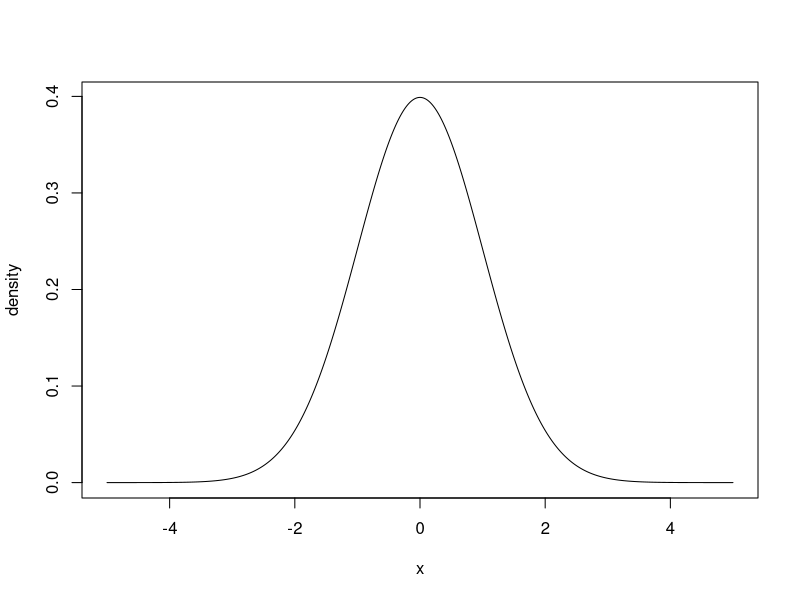
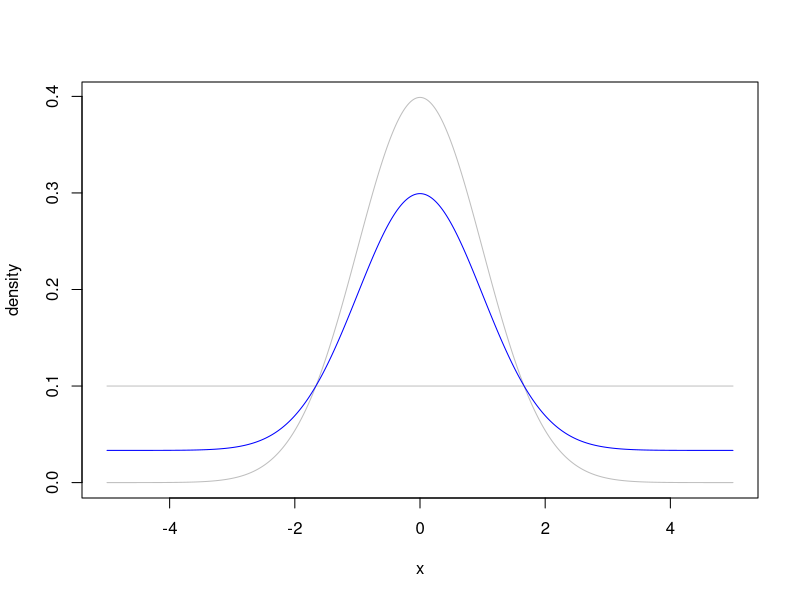
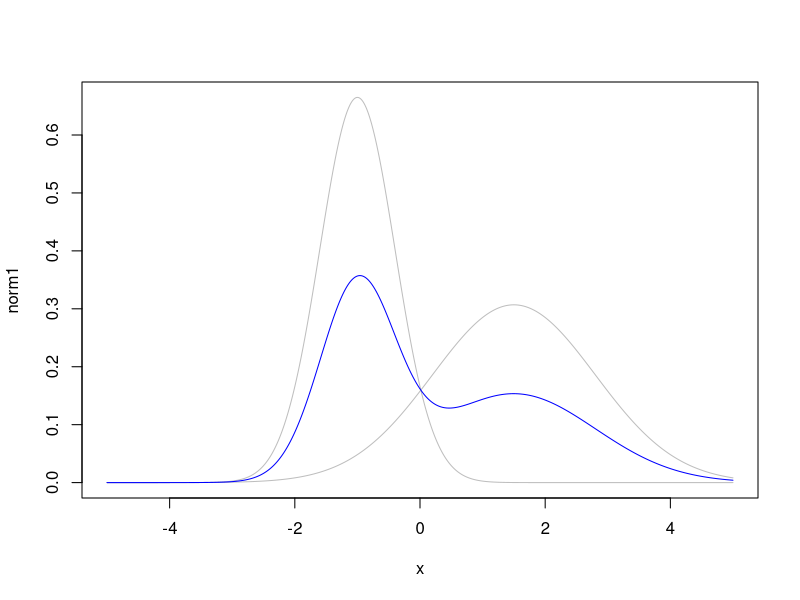
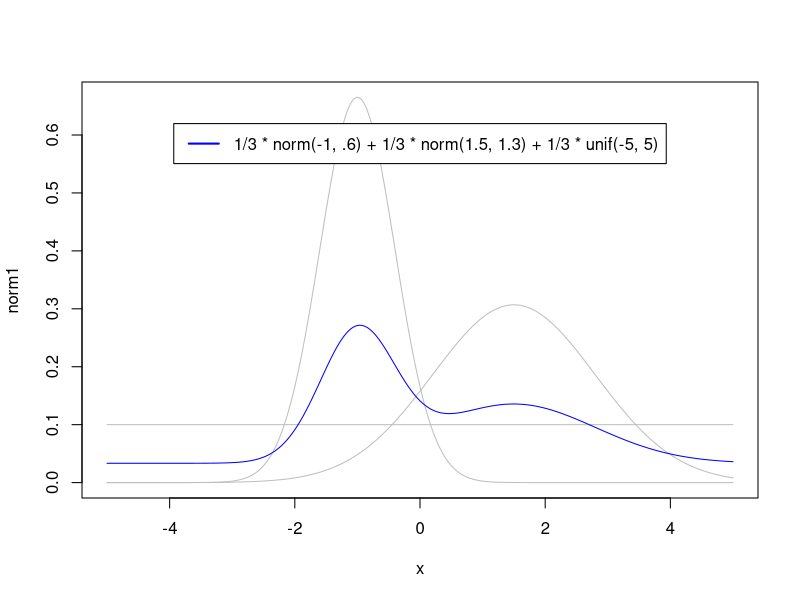

The R script that drew these images, in order:
min <- -5
max <- 5

# basic gaussian distribution
x <- seq(min, max, by=.01)
norm.x <- dnorm(x)
plot(x, norm.x, type='l', ylab="density")

# mixture gaussian + uniform
unif.x <- dunif(x, min, max)
mixture.x <- 2/3 * norm.x + 1/3 * unif.x
plot(x, norm.x, type='l', ylab="density", col="gray")
lines(x, unif.x, col="gray")
lines(x, mixture.x, col="blue")

# mixture gaussian(mean1, sd1) + gaussian(mean2, sd2)
mean1 <- -1
mean2 <- 1.5
sd1 <- .6
sd2 <- 1.3
norm1 <- dnorm(x, mean=mean1, sd=sd1)
norm2 <- dnorm(x, mean=mean2, sd=sd2)
mixnorm <- 1/2 * norm1 + 1/2 * norm2
plot(x, norm1, type='l', col="gray")
lines(x, norm2, col="gray")
lines(x, mixnorm, col="blue")

# mixture gaussian(mean1, sd1) + gaussian(mean2, sd2) + uniform 
mixnormunif <- 2/3 * mixnorm + 1/3 * unif.x
plot(x, norm1, type='l', col="gray")
lines(x, norm2, col="gray")
lines(x, unif.x, col="gray")
lines(x, mixnormunif, col="blue")
label <- "1/3 * norm(-1, .6) + 1/3 * norm(1.5, 1.3) + 1/3 * unif(-5, 5)"
legend("top", inset=.1, c(label), lwd=2, col=c("blue"))
